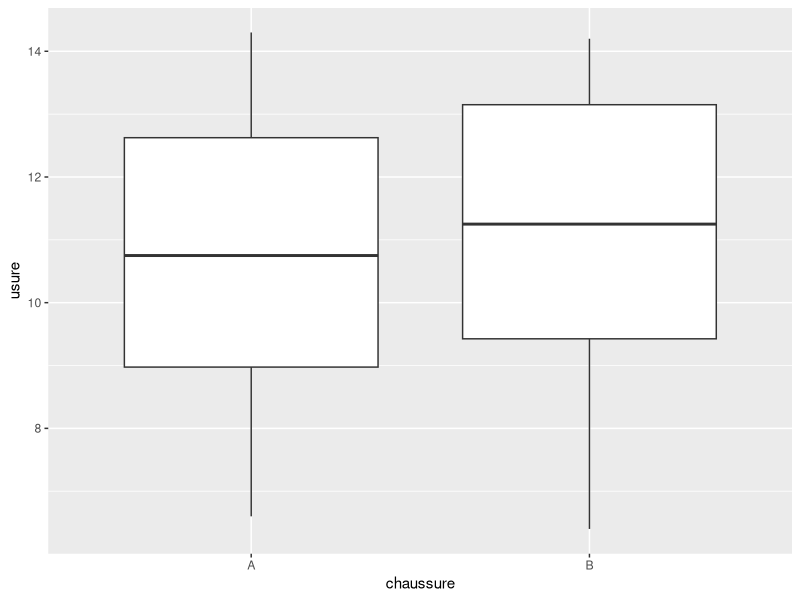
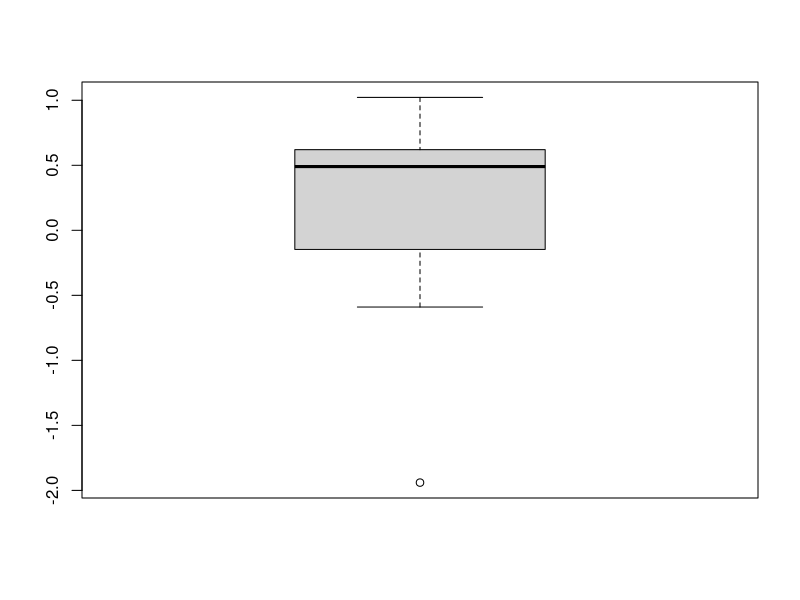
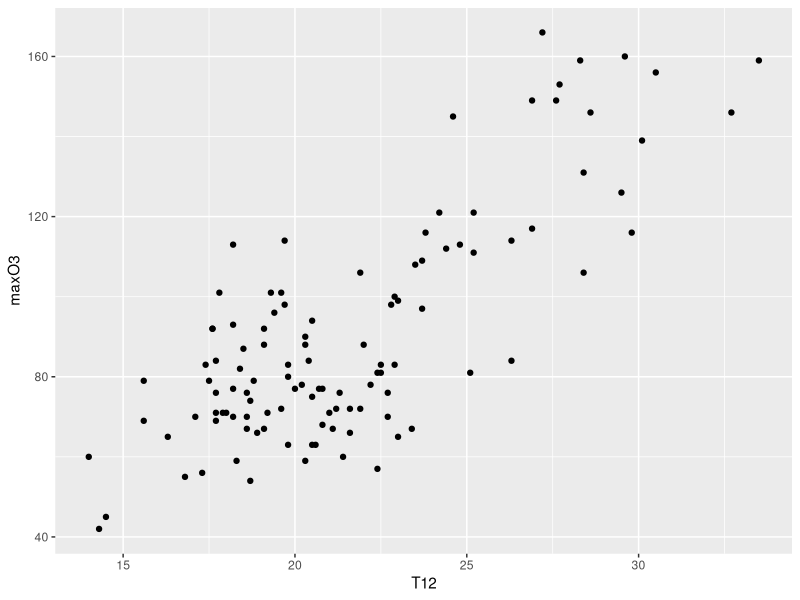
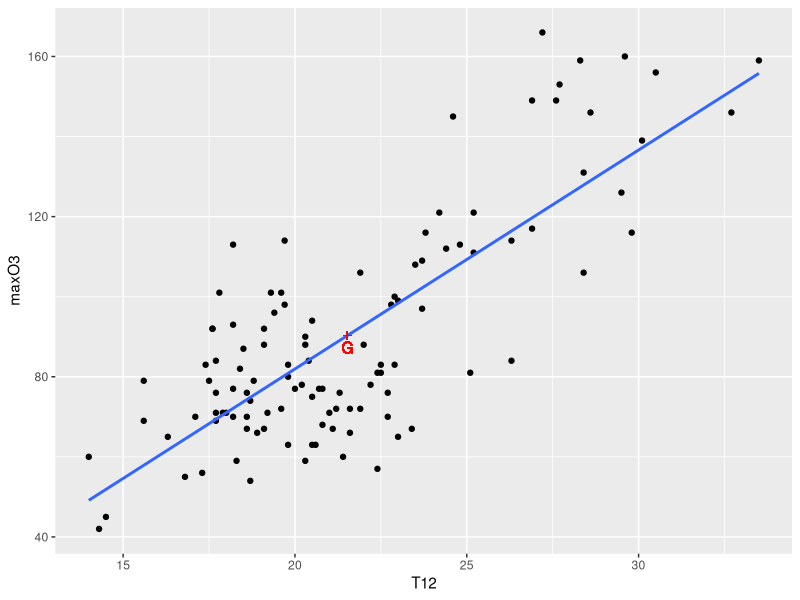
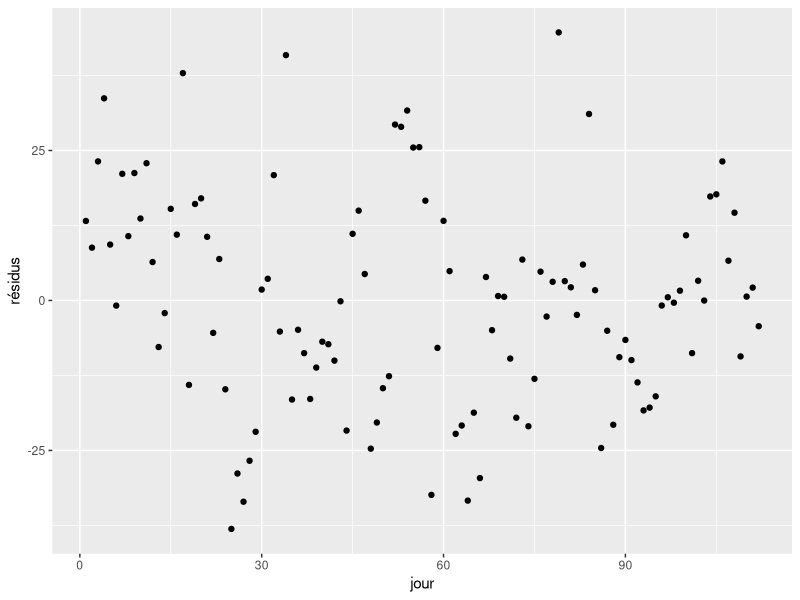
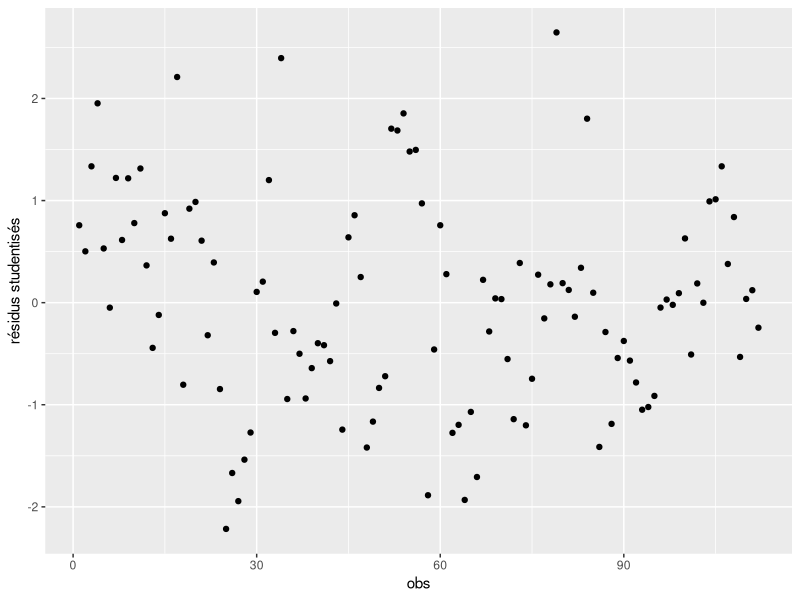
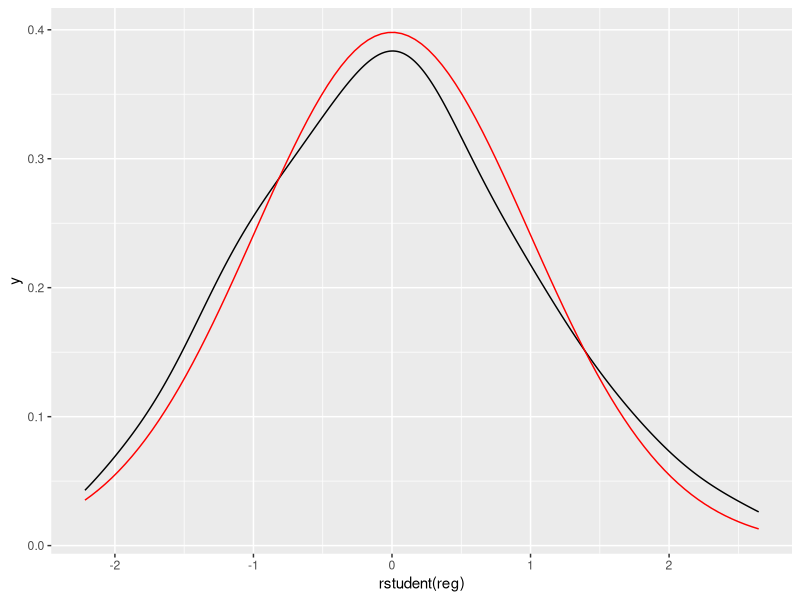
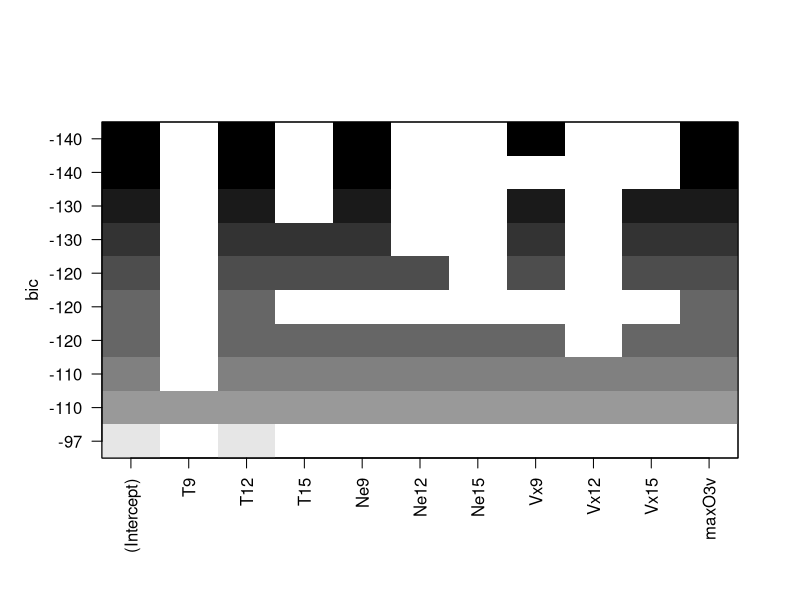

Here is the R script that generated these plots, in order:
## ---- chunk 1
knitr::opts_chunk$set(echo = TRUE)
library(ggplot2)
## ---- chunk 2
usureA=c(13.2,8.2,10.9,14.3,10.7,6.6,9.5,10.8,8.8,13.3)
usureB=c(14,8.8,11.2,14.2,11.8,6.4,9.8,11.3,9.3,13.6)

data_usure=data.frame(usure=c(usureA,usureB),chaussure=rep(c("A","B"),each=10))

ggplot(data_usure,aes(x=chaussure,y=usure))+geom_boxplot()


shapiro.test(usureA)
shapiro.test(usureB)
## ---- chunk 3

t.test(usureA, usureB,alternative="less")
## ---- chunk 4

t.test(usureA, usureB,alternative="less",paired=TRUE)

#ou bien
D=usureA-usureB
t.test(D,mu=0,alternative="less")
## ---- chunk 5

sqrt(var(usureA)/10+var(usureB)/10)
sqrt(var(D)/10)
## ---- chunk 6
x <- c(1.83,  0.50,  1.62,  2.48, 1.68, 1.88, 1.55,1.2, 0.7)
y <- c(0.878, 0.647, 0.598, 2.05, 1.06, 1.29, 1.06, 3.14, 1.29)
d=x-y
boxplot(d)

## ---- chunk 7
shapiro.test(d)
## ---- chunk 8
wilcox.test(x, y, paired = TRUE, alternative = "greater")
## ---- chunk 9
ozone <- read.table("ozone.txt", header = TRUE)
summary(ozone)
## ---- chunk 10
ozone <- ozone[, c("maxO3", "T12")]
summary(ozone)
## ---- chunk 11
library(ggplot2)
ggplot(ozone) + aes(x = T12, y = maxO3) + geom_point()
## ---- chunk 12
reg <- lm(maxO3~T12, data = ozone)
summary(reg)
## ---- chunk 13
names(reg)
## ---- chunk 14
beta <- reg$coefficients
beta
## ---- chunk 15
SCR <- sum((ozone$maxO3 - (beta[1] + beta[2]*ozone$T12))^2)
n <- nrow(ozone)
sigmahat <- sqrt(SCR/(n - 2))
sigmahat
## ---- chunk 16
plot1 <- ggplot(ozone) + aes(x = T12, y = maxO3) + geom_point() + geom_smooth(method = 'lm', se = F)
plot1 <- plot1 + geom_point(x = mean(ozone$T12), y = mean(ozone$maxO3), colour = "red", shape = 3)
plot1 <- plot1 + geom_text(x = mean(ozone$T12), y = mean(ozone$maxO3), label = "G", colour = "red", vjust = 1.5)
plot1
## ---- chunk 17
n <- nrow(ozone)
data_reg=data.frame(obs=1:n,residus=residuals(reg))
ggplot(data_reg,aes(x=obs,y=residus))+geom_point() + xlab("jour") + ylab("résidus")
## ---- chunk 18
n <- nrow(ozone)
data_reg=data.frame(obs=1:n,residus=rstudent(reg))
ggplot(data_reg,aes(x=obs,y=residus))+geom_point() + ylab("résidus studentisés")
## ---- chunk 19
plot2 <- ggplot(data.frame(rstudent(reg)), aes(x = rstudent(reg)))
plot2 <- plot2 + geom_line(stat = "density") + stat_function(fun = dt, args = list(df = 109), col = "red")
plot2
## ---- chunk 20
maxO3p <- beta[1] + beta[2]*25
maxO3p
## ---- chunk 21
demain <- data.frame(25)
colnames(demain) <- "T12"
predict(reg, newdata = demain)
## ---- chunk 22
predict(reg, newdata = demain, interval = "prediction")
## ---- chunk 23
ozone <- read.table("ozone.txt", header = TRUE)
summary(ozone)
ozone <- ozone[, 1:11]
## ---- chunk 24
summary(ozone)
## ---- chunk 25
reg <- lm(maxO3~., data = ozone)
## ---- chunk 26
summary(reg)
## ---- chunk 27
F <- (112 - 11)/(11 - 1)*0.7638/(1 - 0.7638)
F
## ---- chunk 28
library(leaps)
choix <- regsubsets(maxO3~., data = ozone, nbest = 1, nvmax = 11)
plot(choix, scale="bic")
## ---- chunk 29
regbis <- lm(maxO3~T12 + Ne9 + Vx9 + maxO3v, data = ozone)
summary(regbis)
library(leaps)
choixbis <- regsubsets(maxO3~T12 + Ne9 + Vx9 + maxO3v, data = ozone, nbest = 1, nvmax = 5)
plot(choixbis, scale = "bic")
## ---- chunk 30
ozone <- read.table("ozone.txt",header=TRUE)
summary(ozone)
ozone <- ozone[,c("maxO3","vent")]
## ---- chunk 31
summary(ozone)
## ---- chunk 32
library(ggplot2)
ggplot(ozone)+aes(x=vent,y=maxO3)+geom_boxplot() 
## ---- chunk 33
modele <- lm(maxO3~vent,data=ozone)
summary(modele)
anova(modele)
## ---- chunk 34
n <- nrow(ozone)
df <- data.frame(index=1:n,res=rstudent(modele))
ggplot(df)+aes(x=index,y=res)+geom_point()
## ---- chunk 35
df2 <- data.frame(df,vent=ozone$vent)
ggplot(df2)+aes(x=index,y=res)+geom_point()+facet_grid(.~vent)
## ---- chunk 36
library(ggplot2) 
ggplot(df2)+aes(x=vent,y=res)+geom_boxplot()
## ---- chunk 37
summary(modele)
## ---- chunk 38
ggplot(ozone)+aes(x=vent,y=maxO3)+geom_boxplot() 
## ---- chunk 39
modele2 <- lm(maxO3~vent,data=ozone)
summary(modele2) 
